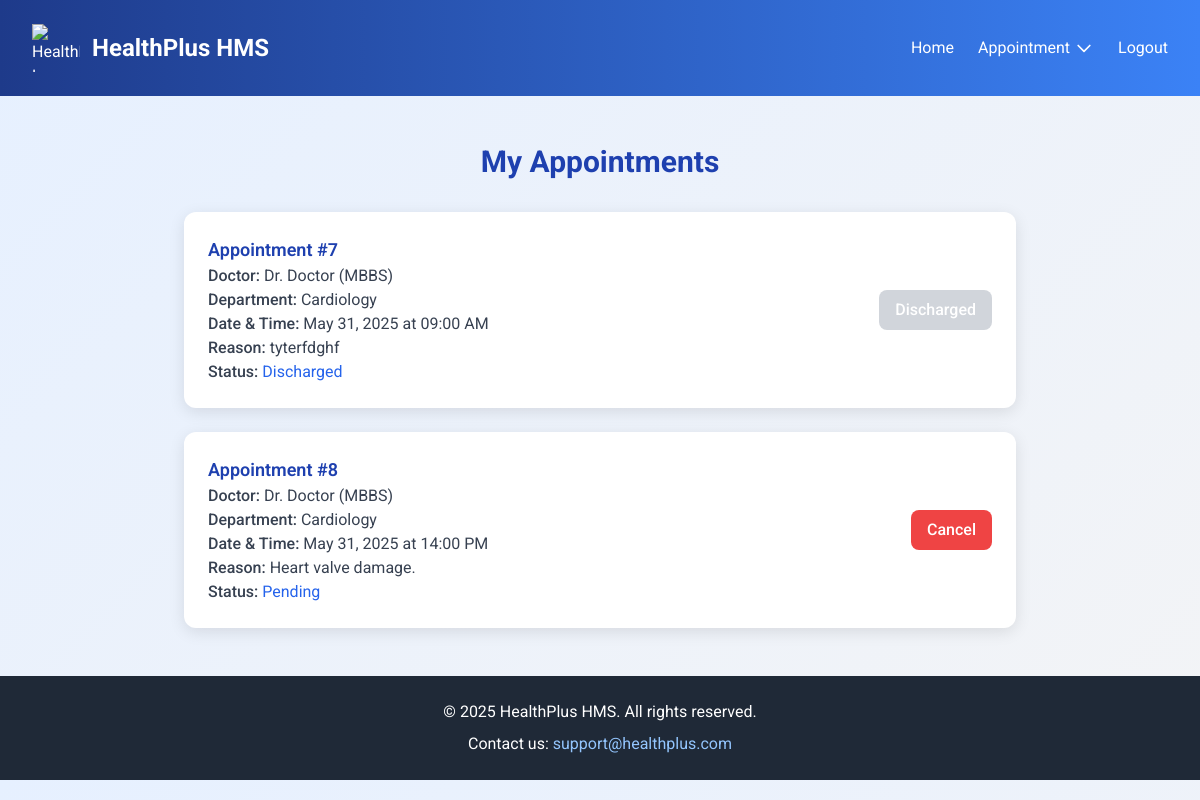
The page /my_appointments/ (signed in) on the database its author committed.
### myapp/models.py (models this page shows, shortened)
class Appointment(models.Model):
    user = models.ForeignKey(Register, on_delete=models.CASCADE, related_name='appointments')
    doctor = models.ForeignKey(Doctor, on_delete=models.CASCADE, related_name='appointments')
    date = models.DateField()
    time = models.CharField(max_length=40)
    reason= models.TextField(null=True)
    status = models.CharField(max_length=20, default='Pending')
    created_at = models.DateTimeField(auto_now_add=True)

class Doctor(models.Model):
    hospital = models.ForeignKey(Hospital, on_delete=models.CASCADE, related_name='doctors',null=True)
    dname= models.CharField(max_length=100)
    gender = models.CharField(max_length=10)
    qualification = models.CharField(max_length=100)
    department=models.CharField(max_length=100)
    email= models.EmailField(unique=True)
    phone = models.CharField(max_length=15, unique=True,null=True, blank=True)
    image= models.ImageField(upload_to='doctor_images/', null=True, blank=True)

### myapp/views.py (the view)
# urls.py: path('my_appointments/', views.my_appointments, name='my_appointments'),
def my_appointments(request):
    user_id = request.session.get('user_id')
    msg=''
    if not user_id:
        return redirect('user_login')
    user = Register.objects.get(id=user_id)
    appointments = Appointment.objects.filter(user=user)
    if request.method=="POST":
        aid=request.POST.get("aid")
        Appointment.objects.filter(id=aid).update(status='Cancelled')
        msg='Success'
    return render(request, "user/my_appointment.html", {'appointments': appointments,'msg': msg})

### myapp/templates/user/my_appointment.html (shortened to what this page needs)
<!DOCTYPE html>
<html lang="en">
<head>
    <script src="https://cdn.tailwindcss.com"></script>
</head>
<body>
    <header class="header text-white py-6">
        <div class="max-w-7xl mx-auto px-4 sm:px-6 lg:px-8 flex justify-between items-center">
            <div class="flex items-center">
                <img class="h-12 w-12 mr-3" src="https://media.istockphoto.com/id/1624291952/vector/medical-health-logo-design-illustration.jpg?s=612x612&w=0&k=20&c=RdOq1SRcWwS_12_c5Zg2_QOUz1GD-YwGvfRodtOPN5w=" alt="HealthPlus Logo" />
                <h1 class="text-2xl font-bold">HealthPlus HMS</h1>
            </div>
            <nav class="flex items-center space-x-6">
                <a href="/user/" class="text-white hover:text-blue-200 transition">Home</a>
                <div class="relative group">
                    <button class="text-white hover:text-blue-200 transition flex items-center">
                        Appointment
                        <svg class="h-5 w-5 ml-1" fill="none" stroke="currentColor" viewBox="0 0 24 24">
                            <path stroke-linecap="round" stroke-linejoin="round" stroke-width="2" d="M19 9l-7 7-7-7"></path>
                        </svg>
                    </button>
                </div>
                <a href="/" class="text-white hover:text-blue-200 transition">Logout</a>
            </nav>
        </div>
    </header>
    <main class="py-12">
        <div class="max-w-4xl mx-auto px-4 sm:px-6 lg:px-8">
            <h2 class="text-3xl font-bold text-blue-800 mb-8 text-center">My Appointments</h2>
            {% if appointments %}
            <div class="space-y-6">
                {% for appointment in appointments %}
                <div class="card p-6 flex flex-col sm:flex-row justify-between items-start sm:items-center gap-4">
                    <div>
                        <h3 class="text-lg font-semibold text-blue-800">Appointment #{{ appointment.id }}</h3>
                        <p class="text-gray-700"><span class="font-medium">Doctor:</span> {{ appointment.doctor.dname }} ({{ appointment.doctor.qualification }})</p>
                        <p class="text-gray-700"><span class="font-medium">Department:</span> {{ appointment.doctor.department }}</p>
                        <p class="text-gray-700"><span class="font-medium">Date & Time:</span> {{ appointment.date|date:"M d, Y" }} at {{ appointment.time}}</p>
                        <p class="text-gray-700"><span class="font-medium">Reason:</span> {{ appointment.reason|truncatewords:10 }}</p>
                        <p class="text-gray-700"><span class="font-medium">Status:</span>
                            <span class="{% if appointment.status == 'Confirmed' %}text-green-600{% elif appointment.status == 'Cancelled' %}text-red-600{% else %}text-blue-600{% endif %}">
                                {{ appointment.status }}
                            </span>
                        </p>
                    </div>
                    <div>
                        {% if appointment.status == 'Pending' %}
                        <form method="POST">
                        <button type="submit" class="btn-cancel text-white px-4 py-2 rounded-lg font-medium">Cancel</button>
                        </form>
                        {% elif appointment.status == 'Cacelled' %}
                        <button class="btn-disabled text-white px-4 py-2 rounded-lg font-medium" disabled>Cancelled</button>
                        {% else %}
                        <button class="btn-disabled text-white px-4 py-2 rounded-lg font-medium" disabled>{{appointment.status}}</button>
                        {% endif %}
                    </div>
                </div>
                {% endfor %}
            </div>
            {% else %}
            <div class="text-center text-gray-600">
                <p class="text-lg">You have no appointments booked.</p>
                <a href="{% url 'book_appointment' %}" class="text-blue-600 hover:underline">Book an appointment now</a>
            </div>
            {% endif %}
        </div>
    </main>
    <footer class="bg-gray-800 text-white py-6">
        <div class="max-w-7xl mx-auto px-4 sm:px-6 lg:px-8 text-center">
            <p>© 2025 HealthPlus HMS. All rights reserved.</p>
            <p class="mt-2">Contact us: <a href="mailto:support@healthplus.com" class="text-blue-300 hover:underline">support@healthplus.com</a></p>
        </div>
    </footer>
</body>
</html>

### myapp/templates/user/my_appointment.html (style rules this page uses)
body { font-family: 'Roboto', sans-serif; background: linear-gradient(135deg, #e6f0ff 0%, #f3f4f6 100%); }
.header { background: linear-gradient(90deg, #1e3a8a, #3b82f6); }
.card { background: white; border-radius: 12px; box-shadow: 0 4px 16px rgba(0, 0, 0, 0.1); transition: transform 0.3s ease; }
.btn-cancel { background: #ef4444; transition: background 0.3s, transform 0.2s; }
.btn-disabled { background: #d1d5db; cursor: not-allowed; }

### rows shown on the page
Appointment: id "7", doctor.dname "Dr. Doctor", doctor.qualification "MBBS", doctor.department "Cardiology", date "May 31, 2025", time "09:00 AM", reason "tyterfdghf", status "Discharged"
Appointment: id "8", doctor.dname "Dr. Doctor", doctor.qualification "MBBS", doctor.department "Cardiology", date "May 31, 2025", time "14:00 PM", reason "Heart valve damage.", status "Pending"
